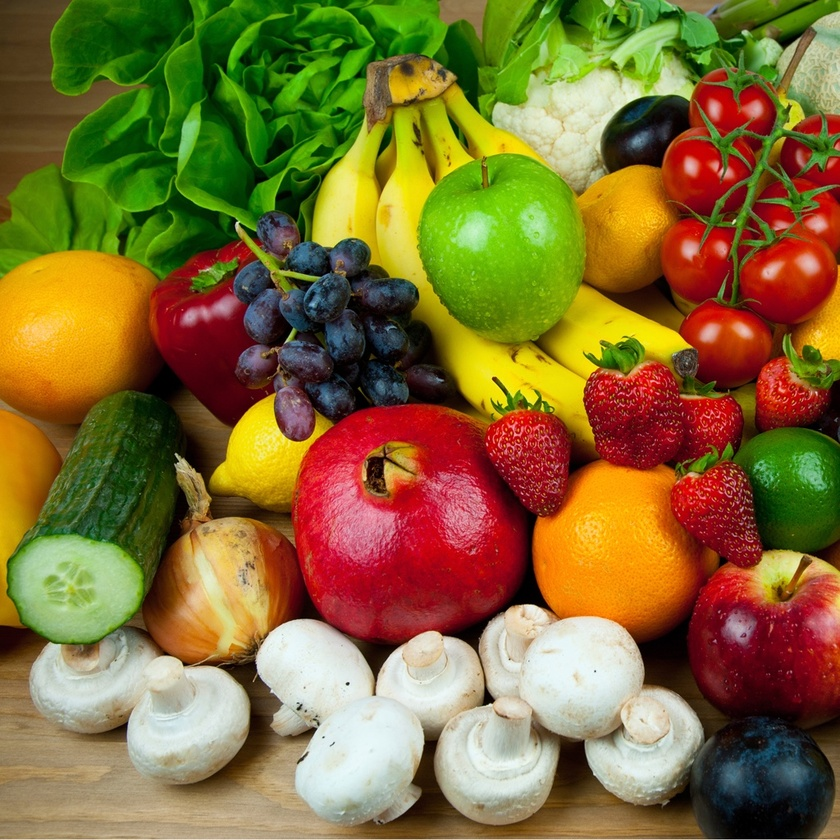
#> input picture pictures/image36.jpg, 840 x 840 px, shrunk from 1024 x 1024 before the run, found by its file name
$ jupyter execute 3-color-models.ipynb
#> lines starting #> are read from the running program, lines starting #| are printed output that depends on the picture; after the words box and inside, x2 and y2 are one past the last pixel; in counts of white or black regions, pixels touching at a corner belong together
<a href="https://colab.research.google.com/github/uol-mediaprocessing/notebooks/blob/master/3-color-models.ipynb" target="_parent"></a>

# Color Models

[cell 1]
from matplotlib import pyplot as plt
import numpy as np
import cv2

First of all, let's load a picture:

[cell 2]
img = cv2.imread("image36.jpg")
#> img is the input picture: shape (840, 840, 3); mean B, G, R 52, 109.1, 130.9
plt.imshow(img)
plt.show()

As you can see, the picture doesn't look right. This is because **OpenCV** uses the **BGR** colorspace by default, while **matplotlib** uses **RGB**. So, we need to convert the image.

You can either do this manually by **changing the order of the channels** with numpy:

[cell 3]
rgb = img[..., ::-1]
plt.imshow(rgb)
plt.show()

Alternatively, you can use the **OpenCV** function **cvtColor**:

[cell 4]
rgb = cv2.cvtColor(img, cv2.COLOR_BGR2RGB)
plt.imshow(rgb)
plt.show()

# Histogram
Histograms are graphical representations of the tonal distribution in a digital image. We can create them with `matplotlib` like this:

[cell 5]
plt.hist(rgb.ravel(), 256, [0,256])
plt.show()
#> figure, not shown here; tallest bar 109787 high, from x = 0 to 1

#RGB Color Space
To access the individual channels of the image, we can use numpy:

[cell 6]
r_channel = np.copy(rgb)[..., 0]
g_channel = np.copy(rgb)[..., 1]
b_channel = np.copy(rgb)[..., 2]

vis = np.concatenate((r_channel, g_channel, b_channel), axis=1)
plt.imshow(vis, cmap="gray")
plt.show()

## RGB Histograms

Now, we can also create a histogram for the individual channels:

[cell 7]
plt.hist(r_channel.ravel(), 256, [0,256])
plt.show()
#> figure, not shown here; tallest bar 7447 high, from x = 0 to 1
plt.hist(g_channel.ravel(), 256, [0,256])
plt.show()
#> figure, not shown here; tallest bar 19484 high, from x = 0 to 1
plt.hist(b_channel.ravel(), 256, [0,256])
plt.show()
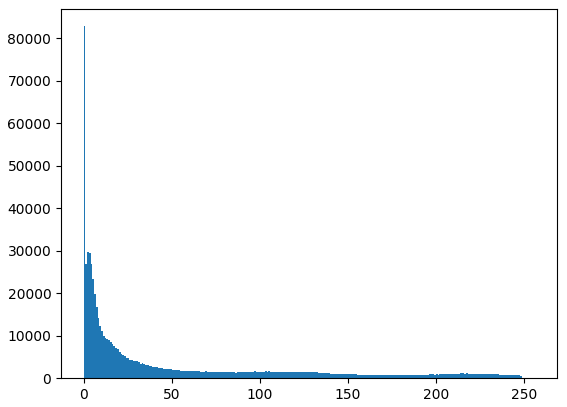
#> figure drawn by matplotlib, 1 panel; tallest bar 82856 high, from x = 0 to 1

# Grayscale
To convert an image to grayscale, we can use the formula from the lecture:

$Y = Lum(R,G,B) = w_r * R + w_g * G + w_b * B$

with $w_r = 0.299$, $w_g = 0.587$ and $w_b = 0.114$

[cell 8]
r = rgb[..., 0] * 0.299
g = rgb[..., 1] * 0.587
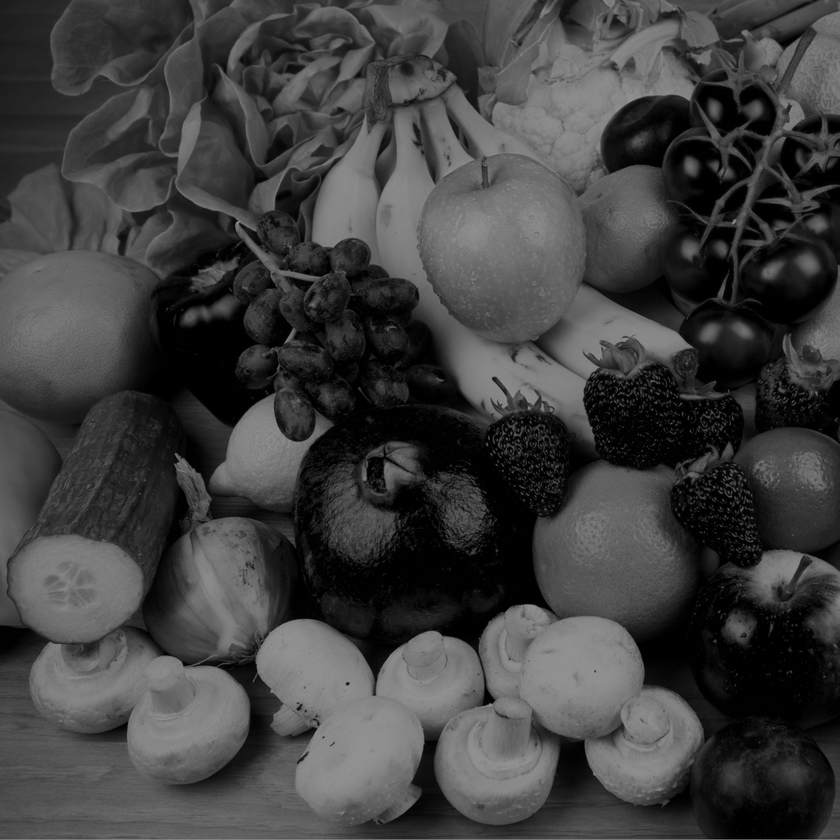
#> g: shape (840, 840) float64; min 0, max 149.7, mean 64
b = rgb[..., 2] * 0.114

grayscale = r + g + b
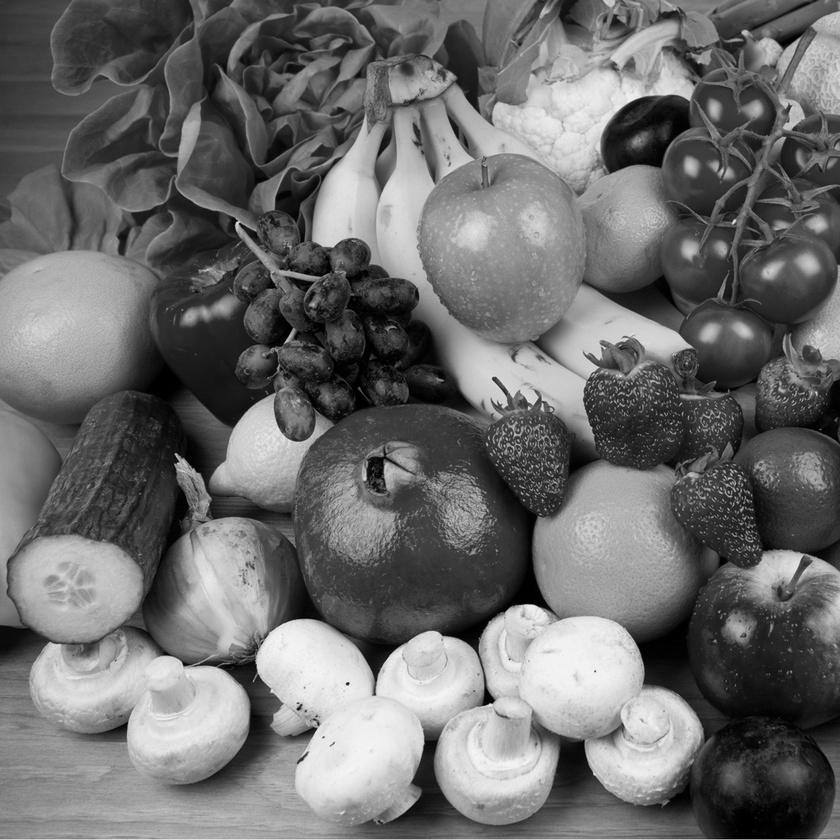
#> grayscale: shape (840, 840) float64; min 0, max 247.3, mean 109.1

plt.imshow(grayscale, cmap="gray")
plt.show()

Or, we can convert it with the `cvtColor` function from `OpenCV`:

[cell 9]
grayscale = cv2.cvtColor(rgb, cv2.COLOR_RGB2GRAY)

plt.imshow(grayscale, cmap="gray")
plt.show()

# HSV Color Space
Another color space is HSV (Hue, Saturation, Value). Again, we can convert our image with the `cvtColor` function:

[cell 10]
hsv = cv2.cvtColor(img, cv2.COLOR_BGR2HSV)
#> hsv: shape (840, 840, 3); mean H, S, V 54.5, 180.8, 147.7

h_channel = hsv[..., 0]
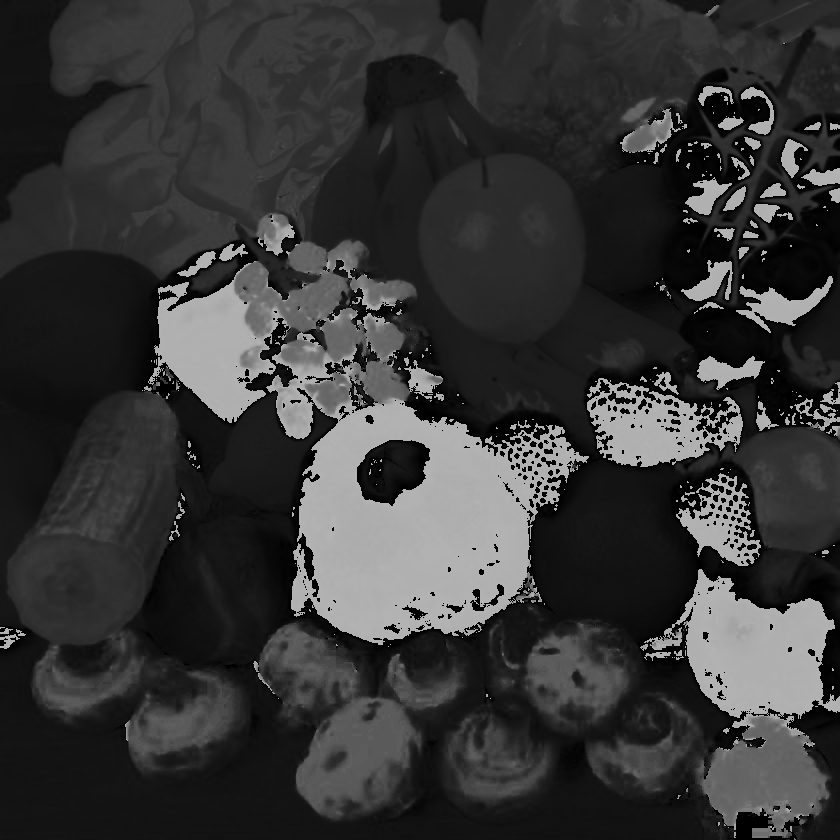
#> h_channel: shape (840, 840); min 0, max 179, mean 54.5
s_channel = hsv[..., 1]
v_channel = hsv[..., 2]
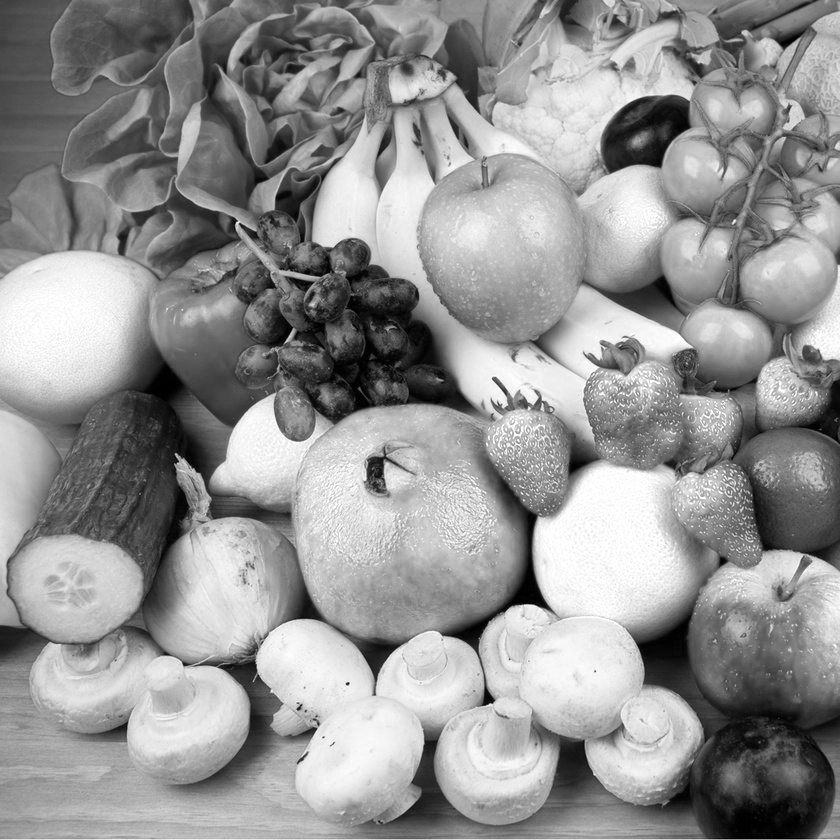
#> v_channel: shape (840, 840); min 0, max 255, mean 147.7

vis = np.concatenate((h_channel, s_channel, v_channel), axis=1)
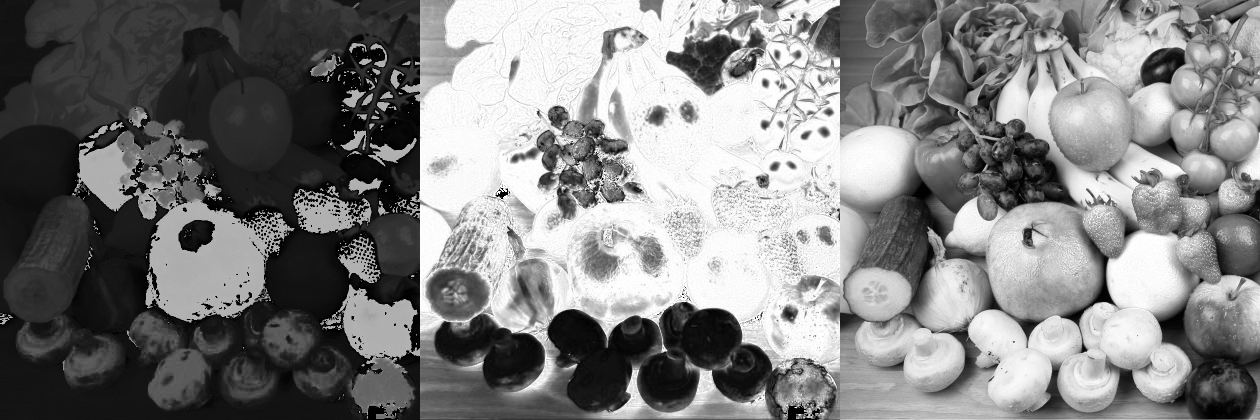
#> vis: shape (840, 2520) (shown at 1/2 size); min 0, max 255, mean 127.7
plt.imshow(vis, cmap="gray")
plt.show()

This colorspace is particularly useful for thresholding. For example, we can threshold the Saturation channel like this:

[cell 11]
sat_thresholded = s_channel > 150
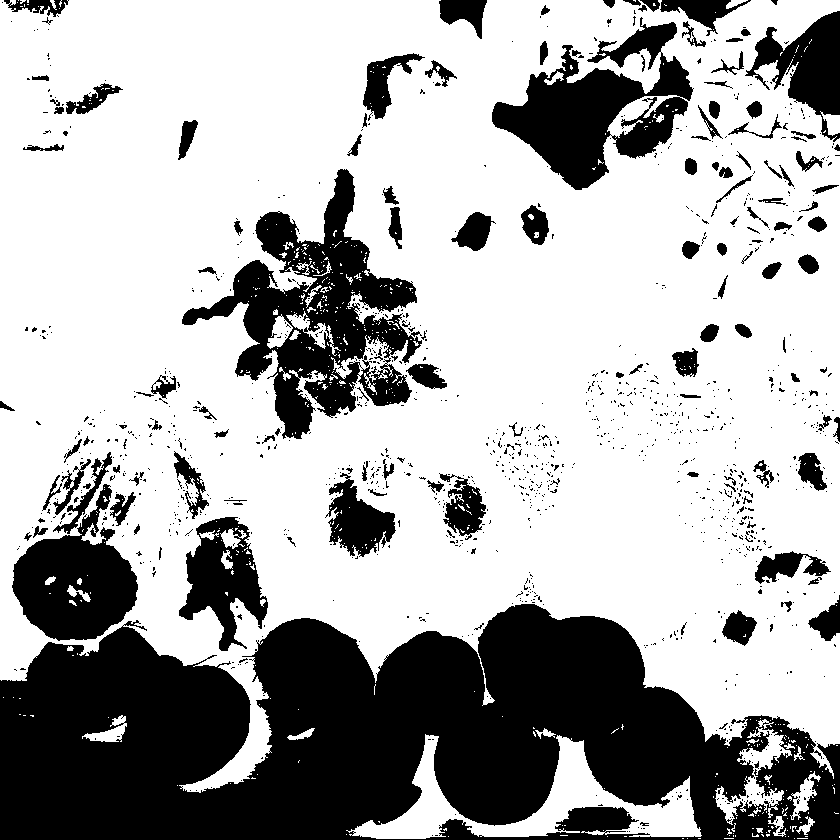
#> sat_thresholded: shape (840, 840) bool; 68.2% white; 1209 black regions (1070 under 20 px), largest, box (x1, y1, x2, y2) and area: (0, 604, 840, 840) 133682, (182, 169, 422, 439) 22929, (492, 17, 694, 190) 15177
plt.imshow(sat_thresholded, cmap="gray")

$ run again, with pictures/image14.png saved as pictures/image36.jpg
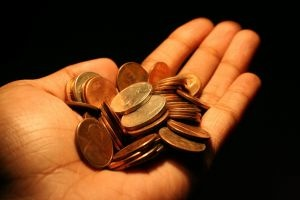
#> input picture pictures/image14.png, 300 x 200 px, found by its file name
#> img is the input picture: shape (200, 300, 3); mean B, G, R 27, 58, 101.2
#> hsv: shape (200, 300, 3); mean H, S, V 27.5, 201.8, 101.8
#> `vis = np.concatenate((h_channel, s_channel, v_channel), axis=1)`:
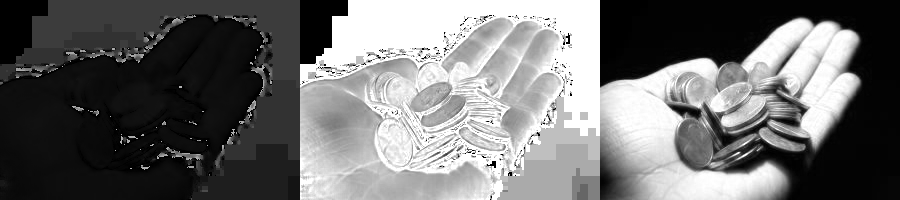
#> vis: shape (200, 900); min 0, max 255, mean 110.4
#> `sat_thresholded = s_channel > 150`:
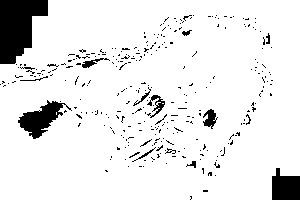
#> sat_thresholded: shape (200, 300) bool; 91% white; 304 black regions (288 under 20 px), largest, box (x1, y1, x2, y2) and area: (0, 0, 48, 64) 2107, (18, 100, 72, 139) 886, (272, 168, 300, 200) 704

$ run again, with pictures/image15.png saved as pictures/image36.jpg
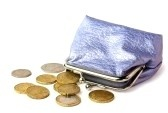
#> input picture pictures/image15.png, 168 x 113 px, found by its file name
#> img is the input picture: shape (113, 168, 3); mean B, G, R 216, 215.7, 218.5
#> hsv: shape (113, 168, 3); mean H, S, V 43.2, 28.3, 226.7
#> `sat_thresholded = s_channel > 150`:
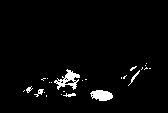
#> sat_thresholded: shape (113, 168) bool; 3.1% white; 25 white regions (19 under 20 px), largest, box (x1, y1, x2, y2) and area: (54, 69, 80, 90) 227, (90, 90, 113, 101) 186, (128, 70, 140, 86) 34, (34, 89, 44, 97) 32, (63, 93, 76, 97) 30, (26, 86, 33, 93) 23
